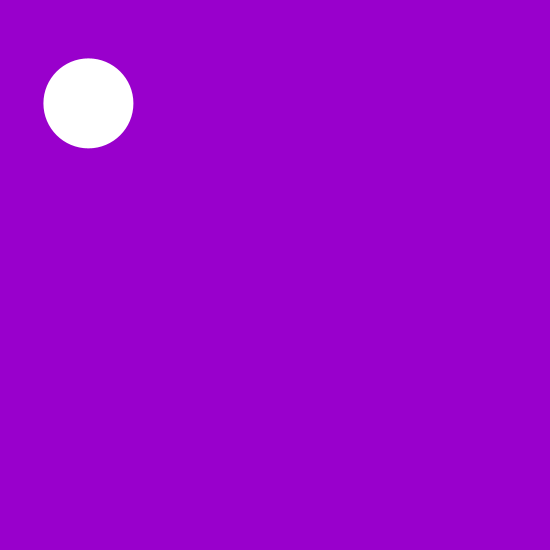
Frame 1 (no input)
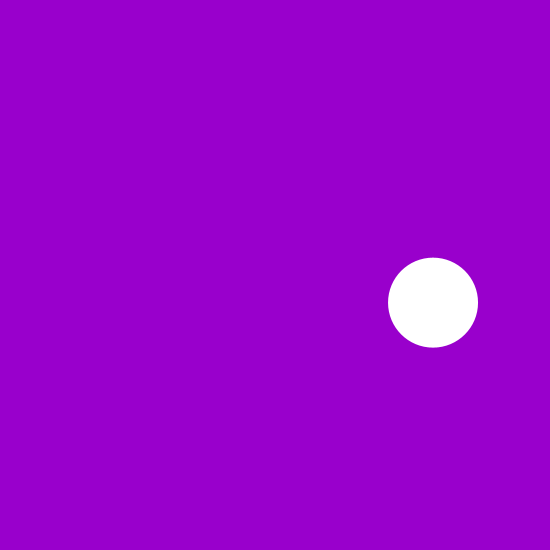
Frame 60 (the mouse pressed at the canvas centre just before this capture)
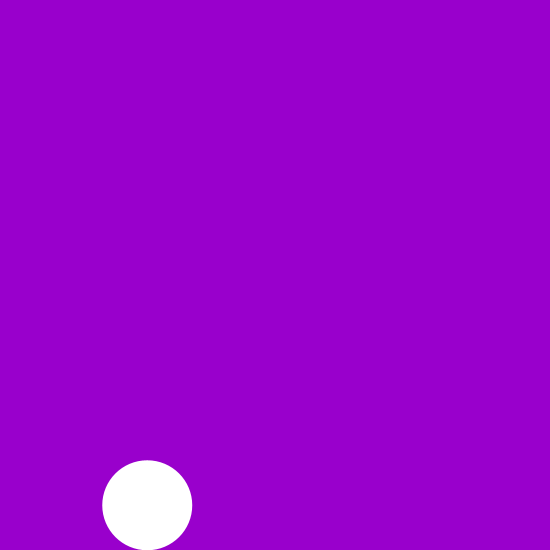
Frame 120 (the mouse held since frame 60 and released just before this capture)

The Processing sketch that drew these frames (run headless with seeded random() and noise(); from frame 60 on, the mouse is pressed at the canvas centre):

// Processing sketch: processing_33711
// ── processing_33711.pde

/*

Daniela Gill
08-11-11
lelagillny@mac.com
copyright 2011
Bootcamp/ Bouncy ball  

*/

float ball_x = 80;
float ball_y = 100;
float xspeed = random (13);
float yspeed = random (13);
int ball_w = 90;
 
void setup(){
  background(#FF9900);
  size(550,550);
}
 
void moveBall(){
  ball_x = ball_x + xspeed;
  ball_y = ball_y + yspeed;
} 
 
void draw() {
  moveBall();
  checkEdgeOfScreen();
  background(#9900CC);
  noStroke();
  ellipse(ball_x, ball_y, ball_w, ball_w);
   
}
 
void checkEdgeOfScreen(){ 
  if (ball_x > width - ball_w/2) {
    xspeed = xspeed * -1;
   
  }
  else if (ball_x < ball_w/2) {
    xspeed = xspeed * -1;
     
  }
 if (ball_y > height- ball_w/2) {
   yspeed= yspeed *-1;
  
  }
  else if (ball_y < ball_w/2) {
   yspeed=yspeed * -1;
    
  }
    
}
